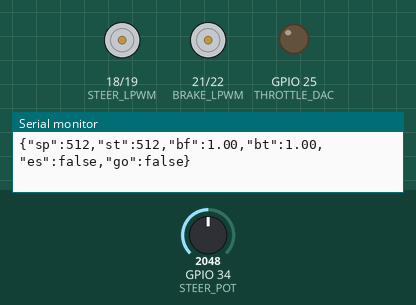
Simulated run of this program. Board: ESP32. On the bench: motor-driver pin pairs drawn as motors (green arrow = first pin HIGH = forward, orange = second pin HIGH = backward, longer = more drive), output pins drawn as LEDs (lit = HIGH), the last lines printed to the serial monitor. The test bench sets the inputs (shaded band); at power-on: GPIO 34 (STEER_POT) = 2048 (analog values on the 0–4095 scale).

Above: at 7.2 s.
7.3 s: GPIO 34 (STEER_POT) set to 2146
At 8.5 s:
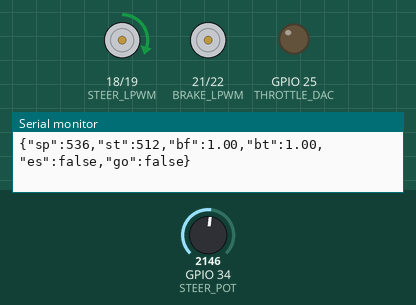
8.8 s: GPIO 34 (STEER_POT) set to 2866
At 9.6 s:
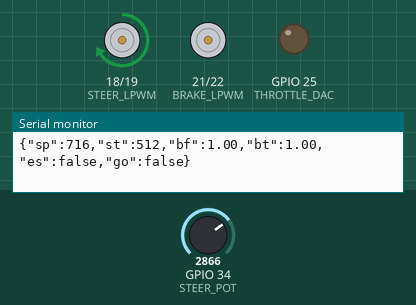
10.3 s: GPIO 34 (STEER_POT) set to 2047
At 10.7 s:
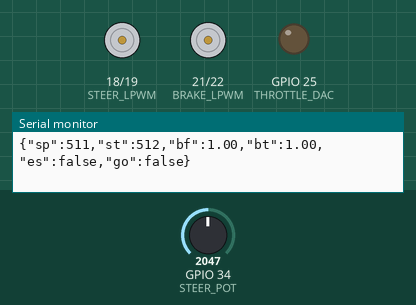
11.8 s: GPIO 34 (STEER_POT) set to 3603
At 13.1 s:
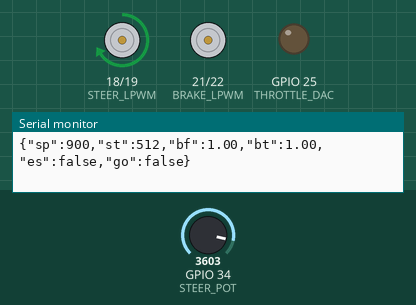
Timing chart, 0 to 14.3 s (numbered marks = the images above; inputs shaded):
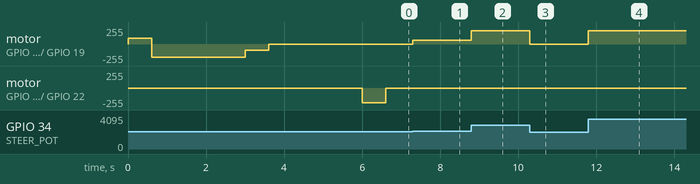

The program:

main.cpp
```cpp
// SDC Kart Controller — ESP32
//
// Controls steering (closed-loop P with pot feedback) and
// brake (open-loop timed) via two BTS7960B motor drivers.
// Throttle is a DAC voltage on GPIO25.
//
// Wire it up like this:
//   Steer right PWM  → GPIO19
//   Steer left  PWM  → GPIO18
//   Steer pot        → GPIO34  (ADC1 only — ADC2 conflicts with WiFi)
//   Brake right PWM  → GPIO22
//   Brake left  PWM  → GPIO21
//   Throttle DAC     → GPIO25  (0V = off, ~1.94V = running)
//
// EN pins on the BTS7960B boards should be tied HIGH in hardware.
//
// Requires ArduinoJson (Library Manager) and arduino-esp32 framework.

#include <Arduino.h>
#include <ArduinoJson.h>
#include "esp_task_wdt.h"

// ── Pins ──────────────────────────────────────────────────────────────────────

#define STEER_RPWM    19
#define STEER_LPWM    18
#define STEER_POT     34

#define BRAKE_RPWM    22
#define BRAKE_LPWM    21

#define THROTTLE_DAC  25   // DAC1 — 0 when braking/stopped, 150 (~1.94V) when running

// ── LEDC (PWM) ────────────────────────────────────────────────────────────────
// ESP32 uses the LEDC peripheral instead of analogWrite().
// Each motor driver input needs its own channel. 20 kHz keeps it inaudible.

#define LEDC_STEER_R  0
#define LEDC_STEER_L  1
#define LEDC_BRAKE_R  2
#define LEDC_BRAKE_L  3
#define LEDC_FREQ     20000
#define LEDC_RES      8     // 8-bit, so values are 0-255

static inline void pwmWrite(uint8_t ch, int val) {
  ledcWrite(ch, (uint32_t)constrain(val, 0, 255));
}

// ── Tuning ────────────────────────────────────────────────────────────────────
// Pot values are in 10-bit units (0-1023). The ESP32 ADC is 12-bit,
// so every analogRead() is shifted right by 2 to match.

int STEER_POT_MIN = 0;
int STEER_POT_CTR = 150;
int STEER_POT_MAX = 300;

#define STEER_DEADBAND   8
#define STEER_PWM_MIN    60
#define STEER_PWM_MAX    200
#define STEER_KP         1.8f   // increase if sluggish, decrease if oscillating

#define BRAKE_PWM_MIN    80
#define BRAKE_PWM_MAX    220
#define BRAKE_APPLY_MS   600    // ms for a full apply stroke
#define BRAKE_RELEASE_MS 600    // ms for a full release stroke

#define TELEM_MS         100    // telemetry interval

// Calibration
#define CAL_STEP_POT     12     // pot units per probe step
#define CAL_STEP_WAIT_MS 600    // settle time per step
#define CAL_STALL_THRESH 20     // shortfall that means we've hit the end stop
#define CAL_SAFETY_POT   20     // back off this many units from the end stop

#define WDT_TIMEOUT_S    3

// ── State ─────────────────────────────────────────────────────────────────────

struct SteerState {
  int           targetPos  = 150;
  int           currentPos = 150;
  bool          enabled    = true;
  unsigned long lastCmdMs  = 0;
} steer;

struct BrakeState {
  float current  = 0.0f;
  float target   = 1.0f;   // boot safe: fully braked
  bool  estopped = false;
  bool  started  = false;   // DAC stays at 0 until {"cmd":"start"} is received
} brk;

// ── Throttle ──────────────────────────────────────────────────────────────────
// Call this any time brake or started state changes.
// Motor gets ~1.94V only when explicitly started, not braking, and not e-stopped.

void updateThrottle() {
  bool running = brk.started && !brk.estopped && (brk.current <= 0.02f);
  dacWrite(THROTTLE_DAC, running ? 150 : 0);
}

// ── Steering ──────────────────────────────────────────────────────────────────

// Map a normalised angle (-1.0 = full left, +1.0 = full right) to a pot value.
// Two-segment because the mechanical centre is rarely the midpoint of min/max.
int angleToPot(float f) {
  f = constrain(f, -1.0f, 1.0f);
  if (f >= 0.0f)
    return (int)(STEER_POT_CTR + f * (STEER_POT_MAX - STEER_POT_CTR));
  else
    return (int)(STEER_POT_CTR + f * (STEER_POT_CTR - STEER_POT_MIN));
}

void updateSteering() {
  if (!steer.enabled) return;
  steer.currentPos = analogRead(STEER_POT) >> 2;
  int error = steer.targetPos - steer.currentPos;
  if (abs(error) <= STEER_DEADBAND) {
    pwmWrite(LEDC_STEER_R, 0);
    pwmWrite(LEDC_STEER_L, 0);
    return;
  }
  int pwm = constrain((int)(abs(error) * STEER_KP), STEER_PWM_MIN, STEER_PWM_MAX);
  if (error > 0) { pwmWrite(LEDC_STEER_L, 0); pwmWrite(LEDC_STEER_R, pwm); }
  else           { pwmWrite(LEDC_STEER_R, 0); pwmWrite(LEDC_STEER_L, pwm); }
}

// ── Brake ─────────────────────────────────────────────────────────────────────

void stopBrake() {
  pwmWrite(LEDC_BRAKE_R, 0);
  pwmWrite(LEDC_BRAKE_L, 0);
}

// Drive the actuator for a fixed time then stop.
// Pets the watchdog throughout so we don't reset mid-stroke.
void runBrake(bool extend, int pwm, unsigned long ms) {
  if (ms == 0) return;
  if (extend) { pwmWrite(LEDC_BRAKE_L, 0); pwmWrite(LEDC_BRAKE_R, pwm); }
  else        { pwmWrite(LEDC_BRAKE_R, 0); pwmWrite(LEDC_BRAKE_L, pwm); }
  unsigned long start = millis();
  while (millis() - start < ms) {
    esp_task_wdt_reset();
    while (Serial.available()) Serial.read();
  }
  stopBrake();
}

// Move toward brk.target. Does nothing if we're already close enough.
void applyBrakeTarget() {
  if (brk.estopped) return;
  float delta = brk.target - brk.current;
  if (abs(delta) < 0.02f) return;
  int pwm = constrain(
    (int)map((long)(abs(delta) * 1000), 0, 1000, BRAKE_PWM_MIN, BRAKE_PWM_MAX),
    BRAKE_PWM_MIN, BRAKE_PWM_MAX);
  if (delta > 0) runBrake(true,  pwm, (unsigned long)( delta * BRAKE_APPLY_MS));
  else           runBrake(false, pwm, (unsigned long)(-delta * BRAKE_RELEASE_MS));
  brk.current = brk.target;
  updateThrottle();
}

// Full brake as fast as possible. Latches — requires {"cmd":"release"} to clear.
void fullBrake() {
  float d = 1.0f - brk.current;
  if (d >= 0.02f) runBrake(true, BRAKE_PWM_MAX, (unsigned long)(d * BRAKE_APPLY_MS));
  brk.current = brk.target = 1.0f;
  updateThrottle();
}

// Release brake completely.
void releaseBrake() {
  float d = brk.current;
  if (d >= 0.02f) runBrake(false, BRAKE_PWM_MAX, (unsigned long)(d * BRAKE_RELEASE_MS));
  brk.current = brk.target = 0.0f;
  updateThrottle();
}

// ── Calibration ───────────────────────────────────────────────────────────────
// Creeps left until the motor stalls against the end stop, records the limit,
// then does the same going right. Sets centre as the midpoint and parks there.
//
// Adjust if needed:
//   CAL_STALL_THRESH  — raise if it stops too early, lower if it grinds into the stop
//   CAL_STEP_WAIT_MS  — raise if the motor doesn't settle in time
//   CAL_SAFETY_POT    — clearance to keep from the end stop

void calibrateSteer() {
  int pos = analogRead(STEER_POT) >> 2;
  { JsonDocument d; d["cal"] = "start"; d["pos"] = pos; serializeJson(d, Serial); Serial.println(); }

  for (;;) {
    int probe = pos - 50;
    steer.targetPos = probe;
    unsigned long t = millis();
    while (millis() - t < CAL_STEP_WAIT_MS) {
      esp_task_wdt_reset();
      updateSteering();
      while (Serial.available()) Serial.read();
    }
    int actual    = analogRead(STEER_POT) >> 2;
    int shortfall = abs(probe - actual);
    { JsonDocument d; d["cal"] = "left"; d["probe"] = probe; d["pot"] = actual; d["short"] = shortfall; serializeJson(d, Serial); Serial.println(); }
    if (shortfall >= CAL_STALL_THRESH) break;
    pos = actual;
  }
  int rawLeft = analogRead(STEER_POT) >> 2;
  int newMin  = rawLeft + CAL_SAFETY_POT;
  { JsonDocument d; d["cal"] = "left_limit"; d["raw"] = rawLeft; d["min"] = newMin; serializeJson(d, Serial); Serial.println(); }

  steer.targetPos = newMin + 100;
  { unsigned long t = millis(); while (millis() - t < CAL_STEP_WAIT_MS * 4) { esp_task_wdt_reset(); updateSteering(); while (Serial.available()) Serial.read(); } }
  pos = analogRead(STEER_POT) >> 2;

  for (;;) {
    int probe = pos + 50;
    steer.targetPos = probe;
    unsigned long t = millis();
    while (millis() - t < CAL_STEP_WAIT_MS) {
      esp_task_wdt_reset();
      updateSteering();
      while (Serial.available()) Serial.read();
    }
    int actual    = analogRead(STEER_POT) >> 2;
    int shortfall = abs(probe - actual);
    { JsonDocument d; d["cal"] = "right"; d["probe"] = probe; d["pot"] = actual; d["short"] = shortfall; serializeJson(d, Serial); Serial.println(); }
    if (shortfall >= CAL_STALL_THRESH) break;
    pos = actual;
  }
  int rawRight = analogRead(STEER_POT) >> 2;
  int newMax   = rawRight - CAL_SAFETY_POT;
  { JsonDocument d; d["cal"] = "right_limit"; d["raw"] = rawRight; d["max"] = newMax; serializeJson(d, Serial); Serial.println(); }

  int newCtr    = (newMin + newMax) / 2;
  STEER_POT_MIN = newMin;
  STEER_POT_MAX = newMax;
  STEER_POT_CTR = newCtr;

  steer.targetPos = newCtr;
  { unsigned long t = millis(); while (millis() - t < CAL_STEP_WAIT_MS * 4) { esp_task_wdt_reset(); updateSteering(); while (Serial.available()) Serial.read(); } }

  { JsonDocument d; d["cal"] = "done"; d["min"] = newMin; d["ctr"] = newCtr; d["max"] = newMax; serializeJson(d, Serial); Serial.println(); }
}

// ── Serial protocol ───────────────────────────────────────────────────────────
//
// Send newline-terminated JSON. Commands:
//   {"cmd":"start"}                             enable throttle (required after boot or e-stop)
//   {"cmd":"steer","value":0.35}                steer — -1.0 full left, +1.0 full right
//   {"cmd":"brake","value":0.8}                 brake — 0.0 off, 1.0 fully on
//   {"cmd":"release"}                           release brake and clear e-stop
//   {"cmd":"estop"}                             full brake, latched; clears started flag
//   {"cmd":"brake_reset"}                       reset brake estimate to 0 without moving
//   {"cmd":"enable","axis":"steer","on":true}   enable or disable steering motor
//   {"cmd":"calibrate"}                         run steering calibration
//
// Telemetry out every 100 ms:
//   {"sp":606,"st":606,"bf":0.00,"bt":0.00,"es":false,"go":false}
//   sp=steer pot  st=steer target  bf=brake pos  bt=brake target  es=estopped  go=started

void processSerial() {
  static char buf[128];
  static int  idx = 0;

  while (Serial.available()) {
    char c = Serial.read();
    if (c == '\n' || c == '\r') {
      buf[idx] = '\0';
      if (idx > 0) {
        JsonDocument doc;
        if (!deserializeJson(doc, buf)) {
          const char* cmd = doc["cmd"];

          if (strcmp(cmd, "start") == 0) {
            brk.started = true;
            updateThrottle();
            Serial.println("{\"start\":true}");

          } else if (strcmp(cmd, "steer") == 0) {
            steer.targetPos = angleToPot((float)doc["value"]);
            steer.lastCmdMs = millis();

          } else if (strcmp(cmd, "brake") == 0) {
            if (!brk.estopped)
              brk.target = constrain((float)doc["value"], 0.0f, 1.0f);

          } else if (strcmp(cmd, "release") == 0) {
            brk.estopped = false;
            releaseBrake();
            Serial.println("{\"release\":true}");

          } else if (strcmp(cmd, "estop") == 0) {
            brk.estopped = true;
            brk.started  = false;
            fullBrake();
            Serial.println("{\"estop\":true}");

          } else if (strcmp(cmd, "brake_reset") == 0) {
            brk.current  = 0.0f;
            brk.target   = 0.0f;
            brk.estopped = false;
            updateThrottle();
            Serial.println("{\"brake_reset\":true}");

          } else if (strcmp(cmd, "enable") == 0) {
            if (strcmp((const char*)doc["axis"], "steer") == 0) {
              steer.enabled = (bool)doc["on"];
            }

          } else if (strcmp(cmd, "calibrate") == 0) {
            calibrateSteer();
            Serial.println("{\"calibrate\":true}");
          }
        }
      }
      idx = 0;
    } else if (idx < 127) {
      buf[idx++] = c;
    }
  }
}

void sendTelemetry() {
  JsonDocument doc;
  doc["sp"] = steer.currentPos;
  doc["st"] = steer.targetPos;
  doc["bf"] = serialized(String(brk.current, 2));
  doc["bt"] = serialized(String(brk.target,  2));
  doc["es"] = brk.estopped;
  doc["go"] = brk.started;
  serializeJson(doc, Serial);
  Serial.println();
}

// ── Setup ─────────────────────────────────────────────────────────────────────

void setup() {
  esp_task_wdt_init(WDT_TIMEOUT_S, true);
  esp_task_wdt_add(NULL);

  Serial.begin(115200);

  ledcSetup(LEDC_STEER_R, LEDC_FREQ, LEDC_RES); ledcAttachPin(STEER_RPWM, LEDC_STEER_R);
  ledcSetup(LEDC_STEER_L, LEDC_FREQ, LEDC_RES); ledcAttachPin(STEER_LPWM, LEDC_STEER_L);
  ledcSetup(LEDC_BRAKE_R, LEDC_FREQ, LEDC_RES); ledcAttachPin(BRAKE_RPWM, LEDC_BRAKE_R);
  ledcSetup(LEDC_BRAKE_L, LEDC_FREQ, LEDC_RES); ledcAttachPin(BRAKE_LPWM, LEDC_BRAKE_L);

  pwmWrite(LEDC_STEER_R, 0);
  pwmWrite(LEDC_STEER_L, 0);
  stopBrake();

  analogReadResolution(12);
  analogSetAttenuation(ADC_11db);

  dacWrite(THROTTLE_DAC, 0);

  steer.currentPos = analogRead(STEER_POT) >> 2;
  steer.targetPos  = steer.currentPos;

  calibrateSteer();

  esp_task_wdt_reset();
  Serial.println("{\"status\":\"ready\"}");
}

// ── Loop ──────────────────────────────────────────────────────────────────────

void loop() {
  esp_task_wdt_reset();
  processSerial();
  updateSteering();
  applyBrakeTarget();

  static unsigned long lastTelem = 0;
  if (millis() - lastTelem >= TELEM_MS) {
    sendTelemetry();
    lastTelem = millis();
  }
}
```

Measured:
- the behaviour switches between 2083 and 2084 on GPIO 34 (STEER_POT) (found by bisection; images 0 and 1)
- after the input at 7.3 s, motor on GPIO 18 (STEER_LPWM) / GPIO 19 (STEER_RPWM): stopped → forward 60/255 at once
- after the input at 8.8 s, motor on GPIO 18 (STEER_LPWM) / GPIO 19 (STEER_RPWM): forward 60/255 → forward 199/255 at once
- after the input at 10.3 s, motor on GPIO 18 (STEER_LPWM) / GPIO 19 (STEER_RPWM): forward 199/255 → stopped at once
- after the input at 11.8 s, motor on GPIO 18 (STEER_LPWM) / GPIO 19 (STEER_RPWM): stopped → forward 199/255 at once
